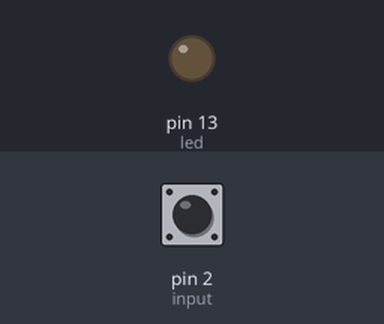
Bench run of a sketch on a simulated Arduino Uno, built with avr-gcc and run on an emulated ATmega328P. Shown: output pins drawn as LEDs (lit = HIGH). The inputs (shaded band) are chosen by the test bench; at power-on: pin 2 (input) HIGH. Pins used as bus, display or sensor lines are not drawn.

Above: at 1.2 s.
1.3 s: pin 2 (input) pulled LOW for 0.15 s
At 1.37 s:
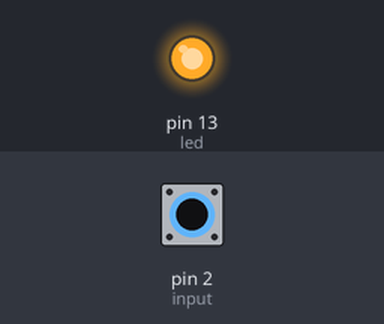
2.9 s: pin 2 (input) pulled LOW for 3.2 s
At 7.0 s:
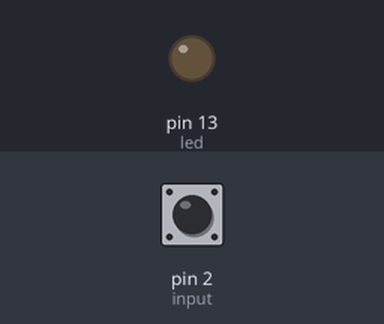
Timing chart, 0 to 8.5 s (numbered marks = the images above; inputs shaded):
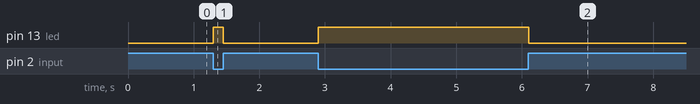

The sketch:

analog_tx_1.ino
```cpp
/*
  Analog comm: TX

 Comunicazione seriale tra due schede arduino.
 La prima scheda ha un bottone come input e
 comunica con un altra scheda che monta un LED come output.
 Il led della seconda si accende quando rileva
 la pressione del bottone della prima.

 Schema: http://lab.piffa.net/schemi/analog_io_bb.png
 */

// Prima scheda: input
int led = 13;  // Debug
int input = 2;  // Questa e' la scheda con un input
int TX = 3 ; // Pin di trasmissione

void setup() {
  // initialize the digital pin as an output.
  pinMode(led, OUTPUT);       // Il PIN e' attivato come output per DEBUG
  pinMode(TX, OUTPUT);       // Il PIN e' attivato come output
  pinMode(input, INPUT_PULLUP);        // Il PIN e' attivato come output
}

// the loop routine runs over and over again forever:
void loop() {
  if (digitalRead(input) == LOW) { // Verifica se il PIN input e' +5v
    digitalWrite(led, HIGH); // Debug
    digitalWrite(TX, HIGH);
    delay(50); // Debounce
  }
  else { // Alterativa: se non e' +5v
    digitalWrite(led, LOW); // Debug
    digitalWrite(TX, LOW);
    delay(50);
  }
}


/* Domande:
 1. Perche' i due ground delle due schede sono collegati?
 2. Quanti LED posso pilotare con questo sistema?
 3. Con che  latenze lavoro?
 */
```

Measured:
- after the input at 1.3 s, pin 13 (led): LOW → HIGH at once, → LOW 0.15 s later
- after the input at 2.9 s, pin 13 (led): LOW → HIGH at once, → LOW 3.2 s later
